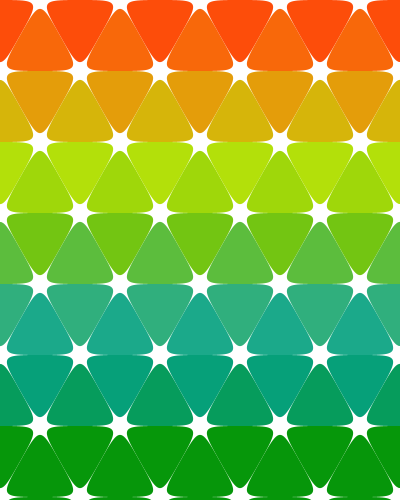
Frame 1 (no input)
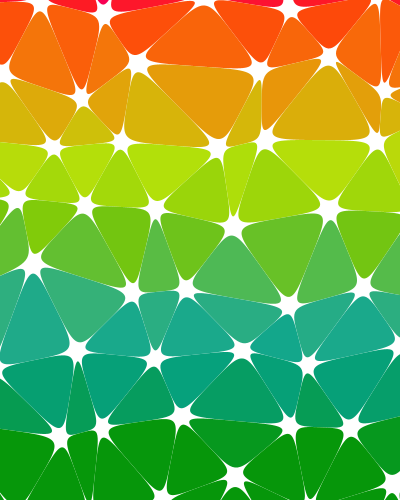
Frame 60 (the mouse pressed at the canvas centre just before this capture)
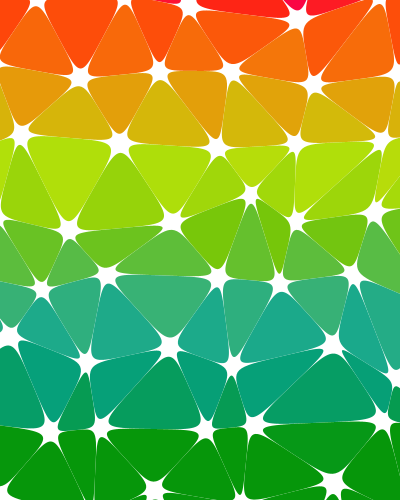
Frame 120 (the mouse held since frame 60 and released just before this capture)

The Processing sketch that drew these frames (run headless with seeded random() and noise(); from frame 60 on, the mouse is pressed at the canvas centre):

// Processing sketch: processing_30774
// ── processing_30774.pde

//triangleBlob09
//allonestring
//july 2011

//converted to pjs - july 2014

int numColumns = 8; 
int numRows = 10; 
float gridWidth, gridHeight;
//blobs movement determined by balls at vertices
Ball[][]balls = new Ball[numColumns][numRows];
float radius = 5;
float vel = 1; //0.2 calm, 1 less so
//balls movement constrained by invisible rings centred on each ball start point
Boolean ballCollision = true; //internal collision
Ball[][]rings = new Ball[numColumns][numRows];
Boolean ringCollision = false; //normal billiard ball collision

Blob[]blobs = new Blob[2*numColumns*numRows];
color[]colours = new color[2 * numRows];

int count = 0;

//
//NEXT
// change blob class to cope with offset < 1
//

void setup()
{
  size(400, 500);
  background(255);
  smooth();

  
  gridWidth = width / (numColumns - 3); //to allow for triangles overlapping edge of stage
  gridHeight = height / (numRows - 3);
  
  float ringRadius = min(gridWidth, gridHeight) / 2; 
  //populate balls array with triangles' vertices
  //and populate coresponding rings array
  for(int i = 0; i < numColumns; i++)
  {
    for(int j = 0; j < numRows; j++)
    {
      float xpos;
      if(j % 2 == 0) xpos = gridWidth * (i - 1);
      else xpos = gridWidth * (i - 1.5); //otherwise shunt row half a space to the left
      float ypos = gridHeight * (j - 1);
      balls[i][j] = new Ball(xpos, ypos, random(-vel, vel), random(-vel, vel), radius, 0);
      rings[i][j] = new Ball(xpos, ypos, 0, 0, ringRadius, 192);
    }
  }
}

void draw()
{
  background(255);
  noStroke();
  count = 0;
  
  for(int j = 0; j < numRows - 1; j++)
  {
    float colour;
    if(j % 2 == 0)
    {
      for(int i = 0; i < numColumns - 1; i++)
      {
        //triangle vertices
        float startX = balls[i][j].x;
        float startY = balls[i][j].y;
        float rightX = balls[i+1][j].x;
        float rightY = balls[i+1][j].y;
        float downRightX = balls[i+1][j+1].x;
        float downRightY = balls[i+1][j+1].y;
        float downLeftX = balls[i][j+1].x;
        float downLeftY = balls[i][j+1].y;
        //messy, Processing won't let me recyle array name
        float[]tXpos0 = {startX, downRightX, downLeftX};
        float[]tYpos0 = {startY, downRightY, downLeftY};
        blobs[count] = new Blob(tXpos0, tYpos0, color(makeColour((startY + downRightY + downLeftY) / 3)));
        count++;
        float[]tXpos1 = {startX, rightX, downRightX};
        float[]tYpos1 = {startY, rightY, downRightY};
        blobs[count] = new Blob(tXpos1, tYpos1, color(makeColour((startY + rightY + downRightY) / 3)));
        count++;
      }
    }
    else
    {
      for(int i = 1; i < numColumns; i++)
      {
        //triangle vertices
        float startX = balls[i][j].x;
        float startY = balls[i][j].y;
        float downRightX = balls[i][j+1].x;
        float downRightY = balls[i][j+1].y;
        float downLeftX = balls[i-1][j+1].x;
        float downLeftY = balls[i-1][j+1].y;
        float leftX = balls[i-1][j].x;
        float leftY = balls[i-1][j].y;
        
        float[]tXpos0 = {startX, downLeftX, leftX};
        float[]tYpos0 = {startY, downLeftY, leftY};
        blobs[count] = new Blob(tXpos0, tYpos0, color(makeColour((startY + downLeftY + leftY) / 3)));
        count++;
        float[]tXpos1 = {startX, downRightX, downLeftX};
        float[]tYpos1 = {startY, downRightY, downLeftY};
        
        blobs[count] = new Blob(tXpos1, tYpos1, color(makeColour((startY + downRightY + downLeftY) / 3)));
        count++;
      }
    }
  }
  //uncomment rings.display() and balls.display(), and comment out blobs.display() 
  //to see what's happening behind the scenes
  for(int j = 0; j < numRows; j++)
  {
    for(int i = 0; i < numColumns; i++)
    {
      balls[i][j].move();
//      rings[i][j].move();
      checkCollision(rings[i][j], balls[i][j], ballCollision);
 //     rings[i][j].display();
//      balls[i][j].display();
    }
  }
  for(int k = 0; k < count; k++)
  {
    blobs[k].display();
  }
}
  
color makeColour(float value)
{
  //tortuous mapping to get a nice colour change
  float tempRed0 = map(value, 0, height, 0, PI);
  float tempRed1 = map(cos(tempRed0), 1, -1, 255, -50);
  float redBit = max(tempRed1, 6);
  
  float tempGreen, greenBit;
  if(value <= height / 3)
  {
    tempGreen = map(value, 0, height/3, 0, QUARTER_PI);
    greenBit = map(sin(tempGreen), sin(0), sin(QUARTER_PI), 50, 225);
  }
  else
  {
    tempGreen = map(value, height/3, height, QUARTER_PI, HALF_PI);
    greenBit = map(sin(tempGreen), sin(QUARTER_PI), sin(HALF_PI), 225, 150);
  }
  
  float tempBlue = map(value, 0, height, HALF_PI, 2.7*PI);
  float blueBit = max(cos(tempBlue) * 140, 10);

  return color(redBit, greenBit, blueBit);
}

// Ball class
class Ball
{
  float x, y;
  float vx, vy;
  float radius;
  color colour = color(0, 0, 255);
  
  float mass = 1.0;
  float gravity = 0.0;
  float bounce = -0.6; // default = -0.6
  
  Ball(float x, float y, float vx, float vy, float radius, color colour) 
  {
    this.x = x;
    this.y = y;
    this.vx = vx;
    this.vy = vy;
    this.radius = radius;
    this.mass = radius;
    this.colour = colour;
  }
  
  void move()
  {
//    vy = vy + gravity;
    y += vy;
    x += vx;
  }
  
  void display()
  {
    fill(colour);
    ellipse(x, y, radius * 2, radius * 2);
  } 
}

class Blob //a shape with rounded corners
{
  float[] xpos, ypos; //vertices
  color colour;
  float[] xoffcw, yoffcw; //"clockwise" offsets from vertices
  int numPoints;
  float offset = 2.0; //2 or 3: fraction of each end of line converted to rounded corners
  
  Blob(float[] xpos, float[] ypos, color colour)
  {
    this.xpos = xpos;
    this.ypos = ypos;
    this.colour = colour;
    init();
  }
  
  void init()
  {
    noStroke();

    numPoints = xpos.length;
    xoffcw = new float[numPoints];
    yoffcw = new float[numPoints];
  }
  
  void display()
  {
    for(int i = 0; i < numPoints; i++)
    {
      float dx = xpos[i] - xpos[(i + 1) % numPoints];
      float dy = ypos[i] - ypos[(i + 1) % numPoints];
      xoffcw[i] = xpos[i] - dx / offset;
      yoffcw[i] = ypos[i] - dy / offset;
    }  
    
    fill(colour);
    beginShape();
    vertex(xoffcw[numPoints - 1], yoffcw[numPoints - 1]);
    for(int i = 0; i < numPoints; i++)
    {
      int j = (i + numPoints - 1) % numPoints;
      bezierVertex(xpos[i], ypos[i], xpos[i], ypos[i], xoffcw[i], yoffcw[i]);
    }
    endShape();
  }
}
    
//this is from Keith Peters's Making things move
float dx, dy, dist, overlap;

void checkCollision(Ball ball0, Ball ball1, Boolean internalCollision)
{
  dx = ball1.x - ball0.x;
  dy = ball1.y - ball0.y;
  dist = sqrt(dx*dx + dy*dy);
  
  if(internalCollision)
  {
    if(dist >= ball0.radius - ball1.radius)
    {
      doCollision(ball0, ball1, true);
    }
  }
  else
  {
    if(dist < ball0.radius + ball1.radius)
    {
      doCollision(ball0, ball1, false);
    }
  }    
}
    
void doCollision(Ball ball0, Ball ball1, Boolean internalCollision)  
{
  //calculate angle, sine and cosine
  float angle = atan2(dy, dx);
  float sine = sin(angle);
  float cosine = cos(angle);
  
  //rotate ball0's position
  PVector pos0 = new PVector(0, 0);
  
  //rotate ball1's position
  PVector pos1 = rotateC(dx, dy, sine, cosine, true);
  
  //rotate ball0's velocity
  PVector vel0 = rotateC(ball0.vx, ball0.vy, sine, cosine, true);
  
  //rotate ball1's velocity
  PVector vel1 = rotateC(ball1.vx, ball1.vy, sine, cosine, true);
  
  //collision reaction
  float vxTotal = vel0.x - vel1.x;
  vel0.x = ((ball0.mass - ball1.mass) * vel0.x + 2 * ball1.mass * vel1.x) / (ball0.mass + ball1.mass);
  vel1.x = vxTotal + vel0.x;
  
  //update positions
  float absV = abs(vel0.x) + abs(vel1.x);
  if(internalCollision)
  {
    overlap = (ball1.radius - ball0.radius) + abs(pos0.x - pos1.x);
  }
  else
  {
    overlap = (ball1.radius + ball0.radius) - abs(pos0.x - pos1.x);
  }
  pos0.x += vel0.x / absV * overlap;
  pos1.x += vel1.x / absV * overlap;
  
  //rotate positions back
  PVector pos0F = rotateC(pos0.x, pos0.y, sine, cosine, false);
  PVector pos1F = rotateC(pos1.x, pos1.y, sine, cosine, false);
  
  //adjust positions to actual screen positions
  ball1.x = ball0.x + pos1F.x;
  ball1.y = ball0.y + pos1F.y;
  ball0.x = ball0.x + pos0F.x;
  ball0.y = ball0.y + pos0F.y;
  
  //rotate velocties back
  PVector vel0F = rotateC(vel0.x, vel0.y, sine, cosine, false);
  PVector vel1F = rotateC(vel1.x, vel1.y, sine, cosine, false);
  
  ball0.vx = vel0F.x;
  ball0.vy = vel0F.y;
  ball1.vx = vel1F.x;
  ball1.vy = vel1F.y;
}


PVector rotateC(float x, float y, float sine, float cosine, boolean anticlock)
{
  PVector result = new PVector(0, 0);
  
  if(anticlock)
  {
    result.x = x * cosine + y * sine;
    result.y = y * cosine - x * sine;
  }
  else
  {
    result.x = x * cosine - y * sine;
    result.y = y * cosine + x * sine;
  }
  return result;
}
